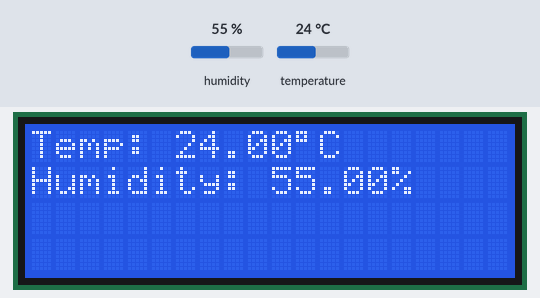
Bench run of a sketch on a simulated Arduino Uno, built with avr-gcc and run on an emulated ATmega328P. On the bench: 20×4 character LCD. The test bench sets the inputs (shaded band); at power-on: humidity 55 %, temperature 24 °C.

Above: at 1.2 s.
1.3 s: humidity set to 22 %
At 2.5 s:
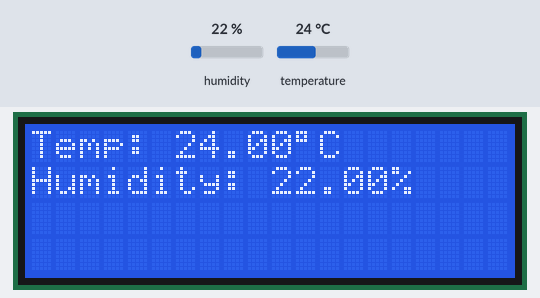
2.8 s: temperature set to 12 °C
At 4.0 s:
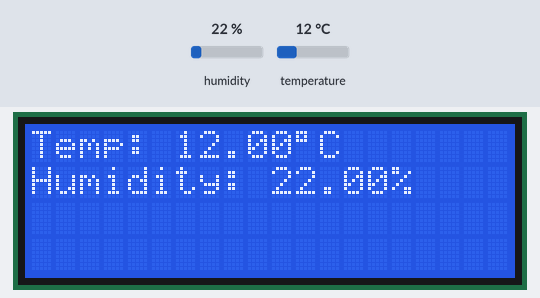
4.3 s: humidity set to 40 %
At 4.7 s:
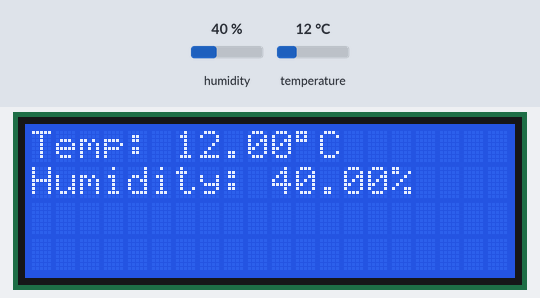
5.8 s: temperature set to 19 °C
Timing chart, 0 to 8.3 s (numbered marks = the images above; inputs shaded):
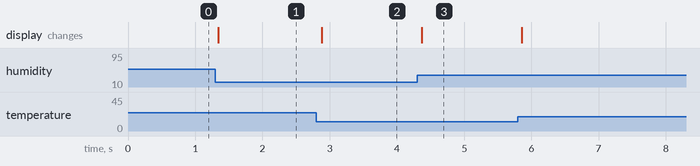

The sketch:

temperature.ino
```cpp
#include <LiquidCrystal_I2C.h>

#include <dht.h>


LiquidCrystal_I2C lcd = LiquidCrystal_I2C(0x27, 20, 4);

dht DHT;

#define DHT11_PIN 7

void setup() {
  lcd.init();       // initialise I2C LCD
  lcd.backlight();  // Turn On  the backlight of the I2C LCD
}

void loop() {
  int chk = DHT.read11(DHT11_PIN);
  lcd.setCursor(0, 0);
  lcd.print("Temp: ");
  lcd.print(DHT.temperature);
  lcd.print((char)223);
  lcd.print("C");
  lcd.setCursor(0, 1);
  lcd.print("Humidity: ");
  lcd.print(DHT.humidity);
  lcd.print("%");
  delay(1);
}
```

Measured:
- after the input at 1.3 s, the display: changes at once (image 1)
- after the input at 2.8 s, the display: changes after 0.08 s (image 2)
- after the input at 4.3 s, the display: changes after 0.07 s (image 3)
